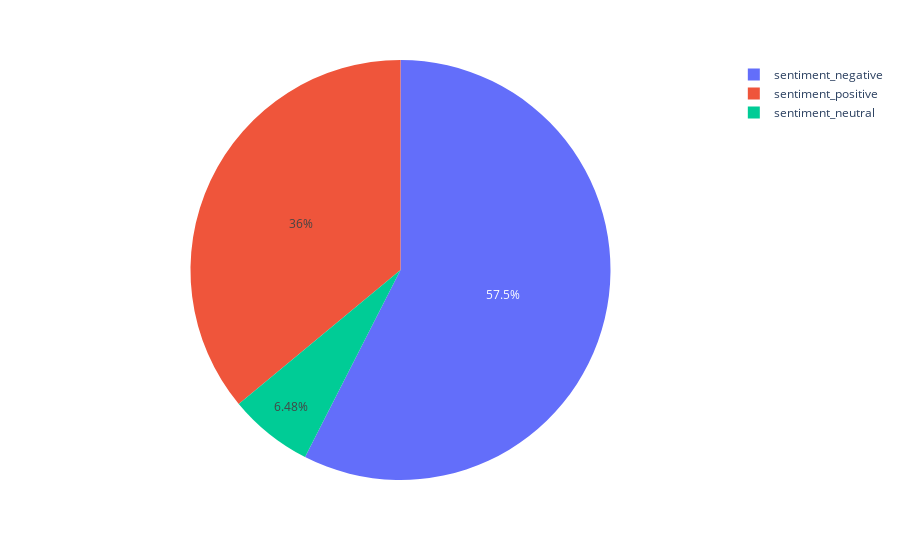

This figure's notebook cell:
### Code cell
fig = px.pie(total,values='Total',names=total.index)
fig.show()

### Figure 1 — Plotly figure (JSON) as saved in the notebook; plotly's stock layout.template omitted (floating-point values rounded to 4 significant figures)
{"data": [{"domain": {"x": [0, 1], "y": [0, 1]}, "hovertemplate": "index=%{label}<br>Total=%{value}<extra></extra>", "labels": ["sentiment_negative", "sentiment_neutral", "sentiment_positive"], "legendgroup": "", "name": "", "showlegend": true, "type": "pie", "values": [48447, 5461, 30332]}], "layout": {"legend": {"tracegroupgap": 0}, "margin": {"t": 60}}}
